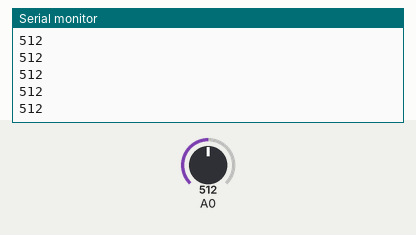
Recording of a sketch running on a simulated Arduino Uno, built with avr-gcc and run on an emulated ATmega328P. On the bench: the last lines printed to the serial monitor. The inputs (shaded band) are chosen by the test bench; at power-on: A0 = 512.

Above: at 1.2 s.
1.3 s: A0 set to 716
At 2.2 s:
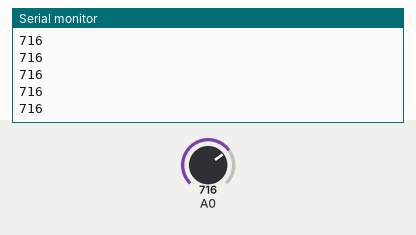
2.8 s: A0 set to 900
At 3.6 s:
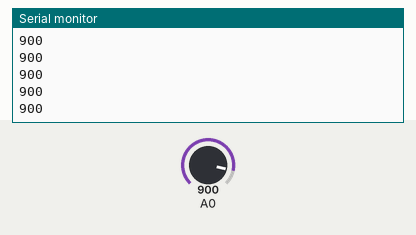
Timing chart, 0 to 5.8 s (numbered marks = the images above; inputs shaded):
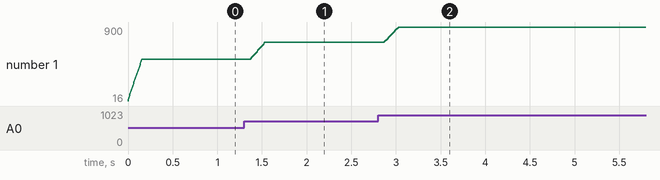

Measured:
- after the input at 1.3 s, the serial monitor: prints a new line after 0.07 s (image 1)
- after the input at 2.8 s, the serial monitor: prints a new line after 0.07 s (image 2)
- plotted number 1: 512 → 716 after the input at 1.3 s, 716 → 900 after the input at 2.8 s

The sketch:

readAnalogVoltageSmooth.ino
```cpp
/*
  ReadAnalogVoltage, but smooth

  Reads an analog input on pin 0, and averages over the last 32 read values.
  Graphical representation is available using Serial Plotter (Tools > Serial Plotter menu).
  Attach the center pin of a potentiometer to pin A0, and the outside pins to +5V and ground.

  Based on:
  http://www.arduino.cc/en/Tutorial/ReadAnalogVoltage
*/

#define sensorSmoothPoints 32

int sensorSmoothIndex = 0;
int sensorSmoothValueSum = 0;
int sensorValues[sensorSmoothPoints];

void setup() {
  Serial.begin(9600);
}

void loop() {
  // read the input on analog pin 0:
  int sensorValue = analogRead(A0);

  sensorSmoothIndex++;
  if(sensorSmoothIndex >= sensorSmoothPoints) sensorSmoothIndex = 0;

  sensorSmoothValueSum -= sensorValues[sensorSmoothIndex];
  sensorValues[sensorSmoothIndex] = sensorValue;
  sensorSmoothValueSum += sensorValues[sensorSmoothIndex];

  int smoothSensorValue = sensorSmoothValueSum / sensorSmoothPoints;

  Serial.println(smoothSensorValue);
}
```
